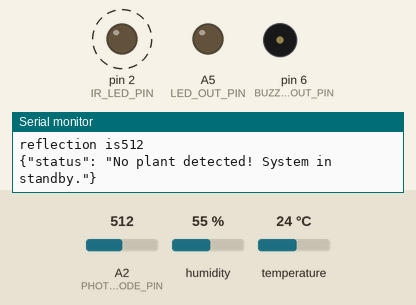
Bench run of a program on a simulated Arduino Uno, built with avr-gcc and run on an emulated ATmega328P. Parts: output pins drawn as LEDs (lit = HIGH), buzzer (waves = sounding, pin HIGH), the last lines printed to the serial monitor. Dashed ring = blinking. Inputs (shaded band) come from the test bench; at power-on: A2 (PHOTODIODE_PIN) = 512, humidity 55 %, temperature 24 °C. Pins used as bus, display or sensor lines are not drawn.

Above: at 2.8 s.
2.9 s: A2 (PHOTODIODE_PIN) set to 987
8.9 s: A2 (PHOTODIODE_PIN) set to 1013
At 10.4 s:
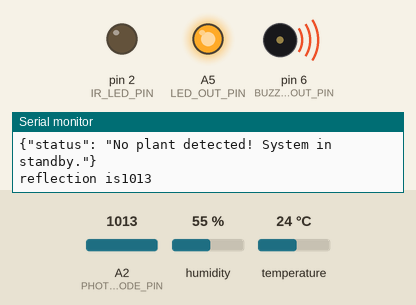
At 16.2 s:
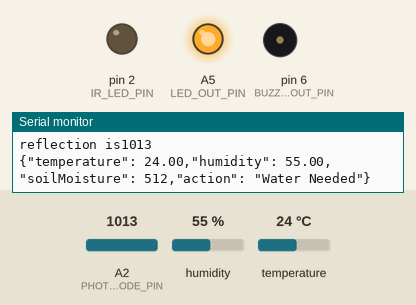
16.6 s: A2 (PHOTODIODE_PIN) set to 990
At 19.1 s:
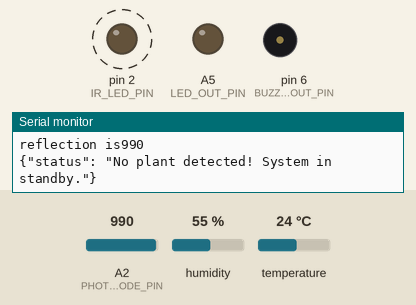
Timing chart, 0 to 25.7 s (numbered marks = the images above; inputs shaded):
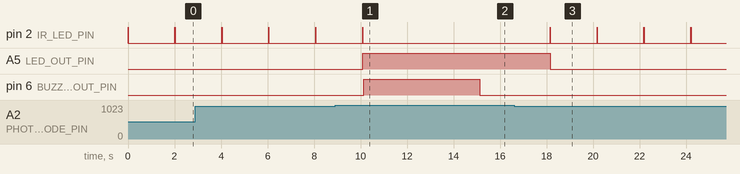

The program:

main.cpp
```cpp
#include <Arduino.h>
#include <LowPower.h>
#include "IRSensor.h"
#include "DHTSensor.h"
#include "SoilSensor.h"

#define LED_OUT_PIN A5
#define BUZZER_OUT_PIN 6

void setup() {
    pinMode(LED_OUT_PIN, OUTPUT);
    pinMode(BUZZER_OUT_PIN, OUTPUT);
    digitalWrite(BUZZER_OUT_PIN, LOW);

    // Initialize all modules
    initPlantDetector();
    initDHT();
    initSoilSensor();
    Serial.begin(9600);
}

void loop() {
    // Check for plant presence using the IR sensor
    if (isPlantDetected()) {
        digitalWrite(LED_OUT_PIN, HIGH);

        // Read temperature and humidity
        float temperature = readTemperature();
        float humidity = readHumidity();

        // Prepare JSON data
        String jsonData = "{";

        if (!isnan(temperature) && !isnan(humidity)) {
            jsonData += "\"temperature\": " + String(temperature) + ",";
            jsonData += "\"humidity\": " + String(humidity) + ",";
        } else {
            jsonData += "\"temperature\": null,";
            jsonData += "\"humidity\": null,";
        }

        // Read soil moisture
        int soilMoisture = readSoilMoisture();
        jsonData += "\"soilMoisture\": " + String(soilMoisture) + ",";

        // Action based on soil moisture
        if (soilMoisture > 500) {
            jsonData += "\"action\": \"Water Needed\"";
            digitalWrite(BUZZER_OUT_PIN, HIGH); // Turn buzzer on
            delay(5000); // Keep buzzer on for 5 seconds
            digitalWrite(BUZZER_OUT_PIN, LOW); // Turn buzzer off
        } else {
            jsonData += "\"action\": \"No Watering Needed\"";
        }

        jsonData += "}";  // End JSON

        // Send JSON over Serial
        Serial.println(jsonData);

        delay(1000); // Delay before checking again
    } else {
        // If no plant detected
        digitalWrite(LED_OUT_PIN, LOW);
        Serial.println("{\"status\": \"No plant detected! System in standby.\"}");
    }

    // Enter low-power mode for 2 seconds
    LowPower.powerDown(SLEEP_2S, ADC_OFF, BOD_OFF);
}
```

DHTSensor.cpp
```cpp
#include <Arduino.h>
#include <DHT.h>
#include "DHTSensor.h"

#define DHT_PIN 3
#define DHT_TYPE DHT11

DHT dht(DHT_PIN, DHT_TYPE);

void initDHT() {
    dht.begin();
}

float readTemperature() {
    return dht.readTemperature();
}

float readHumidity() {
    return dht.readHumidity();
}
```

DHTSensor.h
```cpp
#ifndef DHTSENSOR_H
#define DHTSENSOR_H

void initDHT();
float readTemperature();
float readHumidity();

#endif
```

IRSensor.cpp
```cpp
#include <Arduino.h>
#include "IRSensor.h"

#define IR_LED_PIN 2
#define PHOTODIODE_PIN A2
#define DETECTION_THRESHOLD 1000

void initPlantDetector() {
    pinMode(IR_LED_PIN, OUTPUT); // Set IR LED pin as output
}

bool isPlantDetected() {
    digitalWrite(IR_LED_PIN, HIGH);
    delay(10);

    // Read the photodiode
    int reflection = analogRead(PHOTODIODE_PIN);
    Serial.print("reflection is");
    Serial.println(reflection);
    digitalWrite(IR_LED_PIN, LOW);

    return (reflection > DETECTION_THRESHOLD);
}
```

IRSensor.h
```cpp
#ifndef IRSENSOR_H
#define IRSENSOR_H

void initPlantDetector();
bool isPlantDetected();

#endif
```

SoilSensor.cpp
```cpp
#include <Arduino.h>
#include "SoilSensor.h"

#define SOIL_SENSOR_ANALOG_PIN A0
#define SENSOR_POWER_PIN 7

void initSoilSensor() {
    pinMode(SENSOR_POWER_PIN, OUTPUT);
}

int readSoilMoisture() {
    digitalWrite(SENSOR_POWER_PIN, HIGH);
    delay(10); // stabilize

    int soilMoisture = analogRead(SOIL_SENSOR_ANALOG_PIN);

    digitalWrite(SENSOR_POWER_PIN, LOW);

    return soilMoisture;
}
```

SoilSensor.h
```cpp
#ifndef SOILSENSOR_H
#define SOILSENSOR_H

void initSoilSensor();
int readSoilMoisture();

#endif
```

Measured:
- the behaviour switches between 1000 and 1001 on A2 (PHOTODIODE_PIN) (found by bisection; images 0 and 1)
- after the input at 8.9 s, pin 2 (IR_LED_PIN): goes on until 10.1 s, then stays LOW; A5 (LED_OUT_PIN): LOW → HIGH after 1.2 s; pin 6 (BUZZER_OUT_PIN): LOW → HIGH after 1.2 s, → LOW 5.0 s later
- after the input at 16.6 s, A5 (LED_OUT_PIN): HIGH → LOW after 1.6 s; pin 6 (BUZZER_OUT_PIN): stays LOW (without the input it goes to HIGH after 1.6 s)
- by itself, pin 2 (IR_LED_PIN): alternates HIGH for 0.01 s and LOW for 2.0 s
